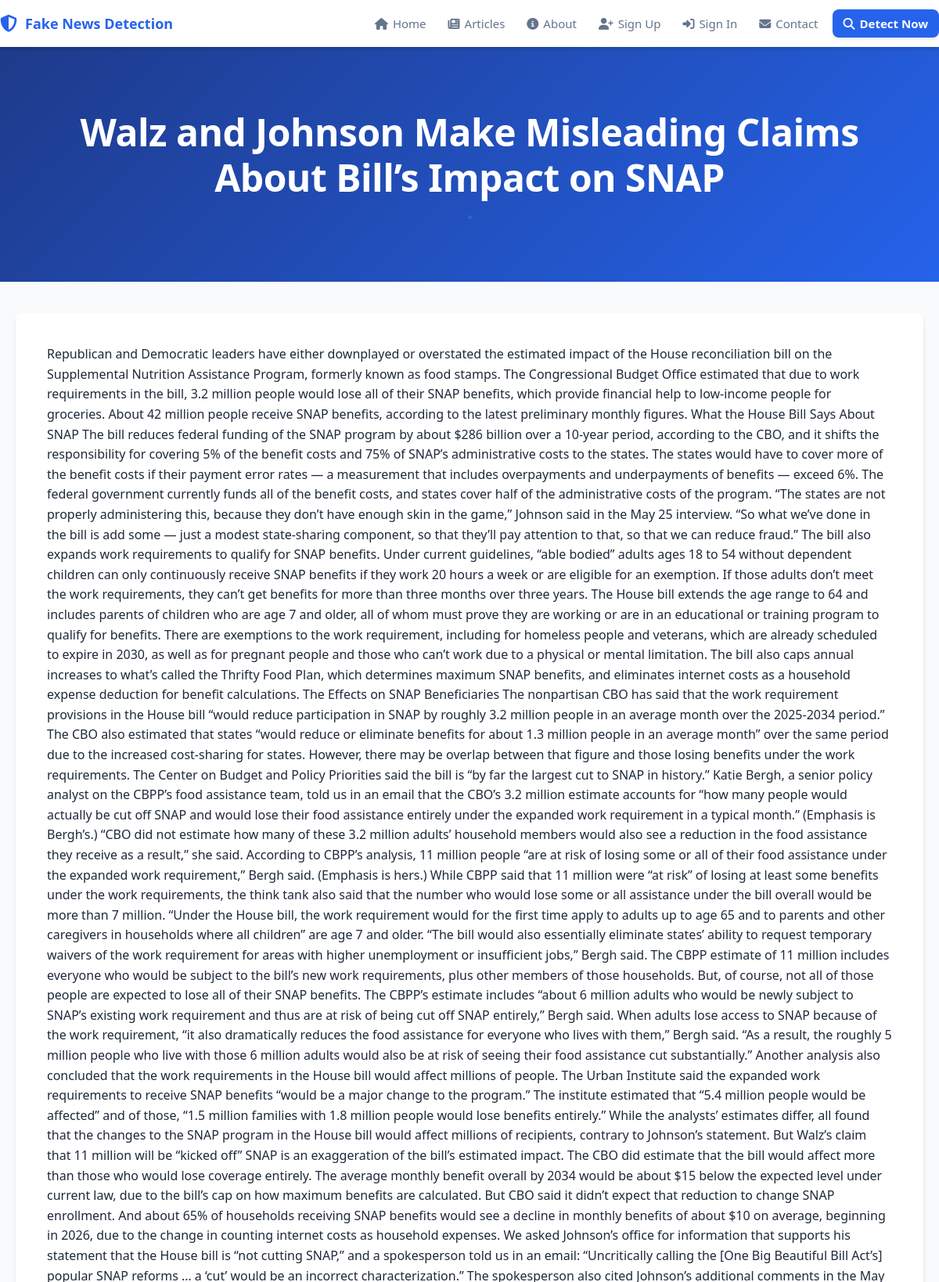
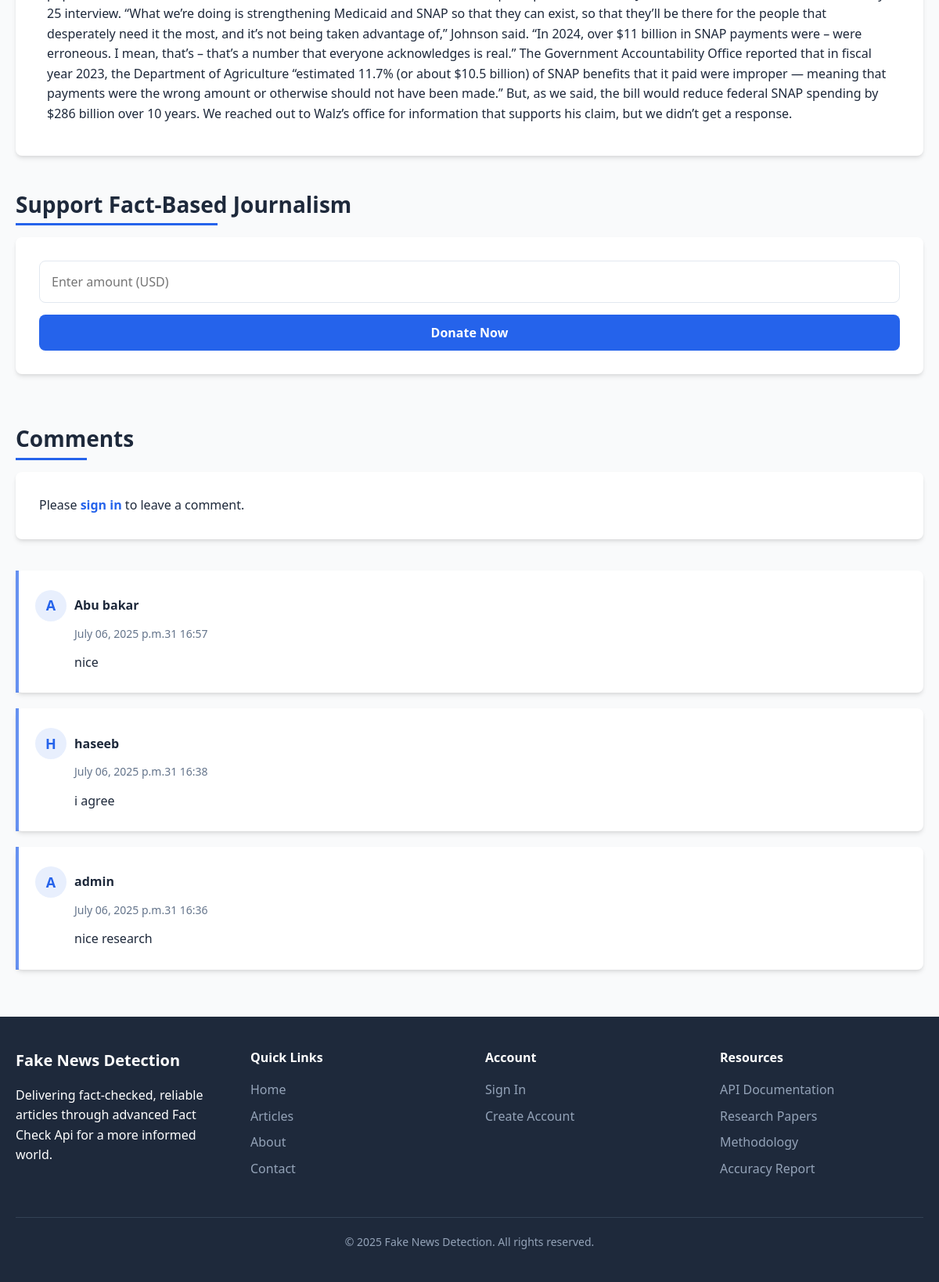
The page /article/23/ on the database its author committed (2 pictures, top to bottom).
### adminapp/models.py (models this page shows, shortened)
class BlogPost(models.Model):
    title = models.CharField(max_length=200)
    content = models.TextField()
    thumbnail = models.ImageField(upload_to='thumbnails/', null=True, blank=True)
    created_at = models.DateTimeField(auto_now_add=True)

class Comment(models.Model):
    post = models.ForeignKey(BlogPost, on_delete=models.CASCADE, related_name='comments')
    user = models.ForeignKey(User, on_delete=models.CASCADE)
    content = models.TextField()
    created_at = models.DateTimeField(auto_now_add=True)

### adminapp/views.py (the view)
# urls.py: path('article/<int:post_id>/', article_detail, name='article_detail'),
def article_detail(request, post_id):
    post = get_object_or_404(BlogPost, id=post_id)
    comments = post.comments.all().order_by('-created_at')
    if request.method == 'POST' and request.user.is_authenticated:
        content = request.POST.get('content')
        if content:
            Comment.objects.create(post=post, user=request.user, content=content)
            return redirect('article_detail', post_id=post_id)
    return render(request, 'article_detail.html', {'post': post, 'comments': comments})

### adminapp/templates/article_detail.html (shortened to what this page needs)
<!DOCTYPE html>
<html lang="en">
<head>
    <link rel="stylesheet" href="https://cdnjs.cloudflare.com/ajax/libs/font-awesome/6.4.0/css/all.min.css">
</head>
<body>
    <header class="navbar">
        <div class="container header-container">
            <div class="logo">
                <i class="fas fa-shield-alt" style="color: var(--primary); font-size: 22px;"></i>
                <span class="logo-text">Fake News Detection</span>
            </div>
            <nav>
                <ul id="navMenu">
                    <li><a href="{% url 'home' %}"><i class="fas fa-home"></i> Home</a></li>
                    <li><a href="#"><i class="fas fa-newspaper"></i> Articles</a></li>
                    <li><a href="{% url 'about' %}"><i class="fas fa-info-circle"></i> About</a></li>
                    {% if user.is_authenticated %}
                        <li><a href="{% url 'signout' %}"><i class="fas fa-sign-out-alt"></i> Sign Out</a></li>
                    {% else %}
                        <li><a href="{% url 'signup' %}"><i class="fas fa-user-plus"></i> Sign Up</a></li>
                        <li><a href="{% url 'signin' %}"><i class="fas fa-sign-in-alt"></i> Sign In</a></li>
                    {% endif %}
                    <li><a href="{% url 'contactus' %}"><i class="fas fa-envelope"></i> Contact</a></li>
                    <li><a href="{% url 'predict' %}" class="nav-btn"><i class="fas fa-search"></i> Detect Now</a></li>
                </ul>
            </nav>
        </div>
    </header>
    <header class="article-header">
        <div class="container">
            <h1>{{ post.title }}</h1>
            <div class="meta">
                <span class="dot"></span>
            </div>
        </div>
    </header>
    <div class="container">
        <div class="article-content">
            {{ post.content|safe }}
        </div>
        <div class="donation-section">
            <h3>Support Fact-Based Journalism</h3>
            <div class="donation-form">
                <input type="number" id="donationAmount" placeholder="Enter amount (USD)" min="1" step="0.01" required>
                <button id="donateButton">Donate Now</button>
            </div>
        </div>
        <div class="comment-section">
            <h3>Comments</h3>
            {% if user.is_authenticated %}
                <form class="comment-form" method="post" id="commentForm">
                    {% csrf_token %}
                    <textarea name="content" placeholder="Share your thoughts on this article..." required></textarea>
                    <button type="submit">Post Comment</button>
                </form>
            {% else %}
                <div class="comment-form">
                    <p>Please <a href="{% url 'signin' %}">sign in</a> to leave a comment.</p>
                </div>
            {% endif %}
            <div class="comments-list" id="commentsList">
                {% for comment in comments %}
                    <div class="comment">
                        <div class="user">
                            <div class="user-avatar">{{ comment.user.username|make_list|first|upper }}</div>
                            {{ comment.user.username }}
                        </div>
                        <div class="meta">{{ comment.created_at|date:"F d, Y at H:i" }}</div>
                        <p>{{ comment.content|linebreaks }}</p>
                    </div>
                {% empty %}
                    <div class="no-comments">
                        <p>No comments yet. Be the first to comment!</p>
                    </div>
                {% endfor %}
            </div>
        </div>
    </div>
    <footer>
        <div class="container">
            <div class="footer-container">
                <div class="footer-about">
                    <div class="footer-logo">Fake News Detection</div>
                    <p>Delivering fact-checked, reliable articles through advanced Fact Check Api for a more informed world.</p>
                </div>
                <div class="footer-links">
                    <h3>Quick Links</h3>
                    <ul>
                        <li><a href="{% url 'home' %}">Home</a></li>
                        <li><a href="#">Articles</a></li>
                        <li><a href="{% url 'about' %}">About</a></li>
                        <li><a href="{% url 'contactus' %}">Contact</a></li>
                    </ul>
                </div>
                <div class="footer-links">
                    <h3>Account</h3>
                    <ul>
                        {% if user.is_authenticated %}
                            <li><a href="{% url 'signout' %}">Sign Out</a></li>
                        {% else %}
                            <li><a href="{% url 'signin' %}">Sign In</a></li>
                            <li><a href="{% url 'signup' %}">Create Account</a></li>
                        {% endif %}
                    </ul>
                </div>
                <div class="footer-links">
                    <h3>Resources</h3>
                    <ul>
                        <li><a href="#">API Documentation</a></li>
                        <li><a href="#">Research Papers</a></li>
                        <li><a href="#">Methodology</a></li>
                        <li><a href="#">Accuracy Report</a></li>
                    </ul>
                </div>
            </div>
            <div class="copyright">
                <p>© 2025 Fake News Detection. All rights reserved.</p>
            </div>
        </div>
    </footer>
</body>
</html>

### rows shown on the page
BlogPost: title "Walz and Johnson Make Misleading Claims About Bill’s Impact on SNAP", content "Republican and Democratic leaders have either downplayed or overstated the estimated impact of the House reconciliation bill on the Supplemental Nutrition Assistance Program, formerly known as food stamps. The Congressional Budget Office estimated that due to work requirements in the bill, 3.2 million people would lose all of their SNAP benefits, which provide financial help to low-income people for groceries. About 42 million people receive SNAP benefits, according to the latest preliminary monthly figures. What the House Bill Says About SNAP The bill reduces federal funding of the SNAP program by about $286 billion over a 10-year period, according to the CBO, and it shifts the…"
Comment: user.username|make_list "A", user.username "Abu bakar", created_at "July 06, 2025 p.m.31 16:57", content "nice"
Comment: user.username|make_list "H", user.username "haseeb", created_at "July 06, 2025 p.m.31 16:38", content "i agree"
Comment: user.username|make_list "A", user.username "admin", created_at "July 06, 2025 p.m.31 16:36", content "nice research"
